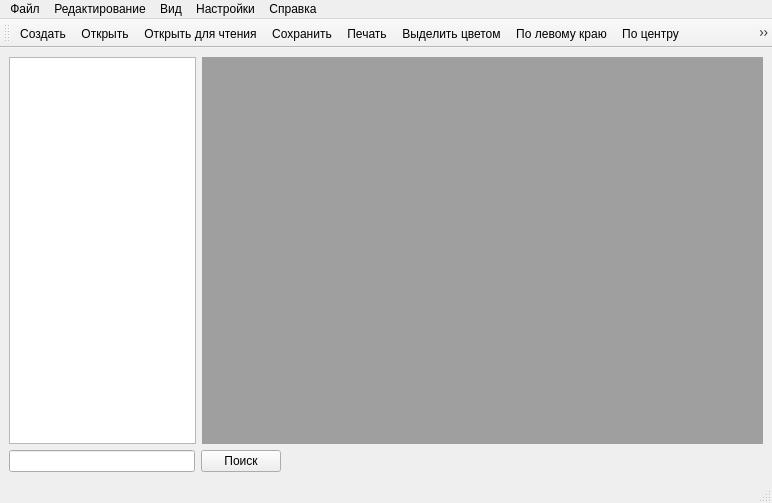
<?xml version="1.0" encoding="UTF-8"?>
<ui version="4.0">
 <class>MainWindow</class>
 <widget class="QMainWindow" name="MainWindow">
  <property name="geometry">
   <rect>
    <x>0</x>
    <y>0</y>
    <width>772</width>
    <height>503</height>
   </rect>
  </property>
  <property name="windowTitle">
   <string>MainWindow</string>
  </property>
  <widget class="QWidget" name="centralwidget">
   <layout class="QVBoxLayout" name="verticalLayout_2" stretch="0,0">
    <item>
     <layout class="QVBoxLayout" name="verticalLayout_4">
      <item>
       <layout class="QHBoxLayout" name="horizontalLayout_3" stretch="1,3">
        <item>
         <widget class="QTreeView" name="treeFileView">
          <property name="sizePolicy">
           <sizepolicy hsizetype="Minimum" vsizetype="Expanding">
            <horstretch>186</horstretch>
            <verstretch>0</verstretch>
           </sizepolicy>
          </property>
          <property name="minimumSize">
           <size>
            <width>186</width>
            <height>0</height>
           </size>
          </property>
         </widget>
        </item>
        <item>
         <widget class="QMdiArea" name="mdiArea"/>
        </item>
       </layout>
      </item>
     </layout>
    </item>
    <item>
     <layout class="QHBoxLayout" name="horizontalLayout_4" stretch="5,0,13">
      <item>
       <widget class="QLineEdit" name="enter_filename_search">
        <property name="sizePolicy">
         <sizepolicy hsizetype="Minimum" vsizetype="Fixed">
          <horstretch>186</horstretch>
          <verstretch>0</verstretch>
         </sizepolicy>
        </property>
        <property name="minimumSize">
         <size>
          <width>186</width>
          <height>0</height>
         </size>
        </property>
       </widget>
      </item>
      <item>
       <widget class="QPushButton" name="Search_file">
        <property name="text">
         <string>Поиск</string>
        </property>
       </widget>
      </item>
      <item>
       <widget class="QLabel" name="label_file_path">
        <property name="text">
         <string/>
        </property>
       </widget>
      </item>
     </layout>
    </item>
   </layout>
  </widget>
  <widget class="QMenuBar" name="menubar">
   <property name="geometry">
    <rect>
     <x>0</x>
     <y>0</y>
     <width>772</width>
     <height>21</height>
    </rect>
   </property>
   <widget class="QMenu" name="file">
    <property name="title">
     <string>Файл</string>
    </property>
    <addaction name="create"/>
    <addaction name="open"/>
    <addaction name="openReadOnly"/>
    <addaction name="save"/>
    <addaction name="print"/>
    <addaction name="separator"/>
    <addaction name="exit"/>
   </widget>
   <widget class="QMenu" name="options">
    <property name="title">
     <string>Настройки</string>
    </property>
    <widget class="QMenu" name="control">
     <property name="title">
      <string>Управление</string>
     </property>
     <addaction name="buttons"/>
    </widget>
    <widget class="QMenu" name="language">
     <property name="title">
      <string>Язык</string>
     </property>
     <addaction name="russian"/>
     <addaction name="english"/>
    </widget>
    <widget class="QMenu" name="theme">
     <property name="title">
      <string>Тема</string>
     </property>
     <addaction name="light"/>
     <addaction name="dark"/>
    </widget>
    <addaction name="control"/>
    <addaction name="language"/>
    <addaction name="theme"/>
   </widget>
   <widget class="QMenu" name="faq">
    <property name="title">
     <string>Справка</string>
    </property>
    <addaction name="aboutProgram"/>
   </widget>
   <widget class="QMenu" name="view">
    <property name="title">
     <string>Вид</string>
    </property>
    <addaction name="treeViewShow"/>
   </widget>
   <widget class="QMenu" name="edit">
    <property name="title">
     <string>Редактирование</string>
    </property>
    <addaction name="Rand_color"/>
    <addaction name="Align_left"/>
    <addaction name="Align_center"/>
    <addaction name="Align_right"/>
    <addaction name="Font"/>
    <addaction name="CopyFormat"/>
    <addaction name="PasteFormat"/>
    <addaction name="Enter_Date"/>
    <addaction name="Enter_time"/>
   </widget>
   <addaction name="file"/>
   <addaction name="edit"/>
   <addaction name="view"/>
   <addaction name="options"/>
   <addaction name="faq"/>
  </widget>
  <widget class="QStatusBar" name="statusbar"/>
  <widget class="QToolBar" name="toolBar">
   <property name="windowTitle">
    <string>toolBar</string>
   </property>
   <attribute name="toolBarArea">
    <enum>TopToolBarArea</enum>
   </attribute>
   <attribute name="toolBarBreak">
    <bool>false</bool>
   </attribute>
   <addaction name="create"/>
   <addaction name="open"/>
   <addaction name="openReadOnly"/>
   <addaction name="save"/>
   <addaction name="print"/>
   <addaction name="Rand_color"/>
   <addaction name="Align_left"/>
   <addaction name="Align_center"/>
   <addaction name="Align_right"/>
   <addaction name="Font"/>
   <addaction name="CopyFormat"/>
   <addaction name="PasteFormat"/>
   <addaction name="Enter_Date"/>
   <addaction name="Enter_time"/>
  </widget>
  <action name="open">
   <property name="icon">
    <iconset resource="OtherRes.qrc">
     <normaloff>:/image/image/icon/9.png</normaloff>:/image/image/icon/9.png</iconset>
   </property>
   <property name="text">
    <string>Открыть</string>
   </property>
  </action>
  <action name="openReadOnly">
   <property name="icon">
    <iconset resource="OtherRes.qrc">
     <normaloff>:/image/image/icon/9_2.png</normaloff>:/image/image/icon/9_2.png</iconset>
   </property>
   <property name="text">
    <string>Открыть для чтения</string>
   </property>
  </action>
  <action name="save">
   <property name="icon">
    <iconset resource="OtherRes.qrc">
     <normaloff>:/image/image/icon/11.png</normaloff>:/image/image/icon/11.png</iconset>
   </property>
   <property name="text">
    <string>Сохранить</string>
   </property>
  </action>
  <action name="buttons">
   <property name="text">
    <string>Клавиши</string>
   </property>
  </action>
  <action name="russian">
   <property name="text">
    <string>Русский</string>
   </property>
  </action>
  <action name="english">
   <property name="text">
    <string>English</string>
   </property>
  </action>
  <action name="light">
   <property name="text">
    <string>Светлая</string>
   </property>
  </action>
  <action name="dark">
   <property name="text">
    <string>Тёмная</string>
   </property>
  </action>
  <action name="exit">
   <property name="text">
    <string>Выход</string>
   </property>
  </action>
  <action name="create">
   <property name="icon">
    <iconset resource="OtherRes.qrc">
     <normaloff>:/image/image/icon/8.png</normaloff>:/image/image/icon/8.png</iconset>
   </property>
   <property name="text">
    <string>Создать</string>
   </property>
  </action>
  <action name="aboutProgram">
   <property name="text">
    <string>О программе</string>
   </property>
  </action>
  <action name="treeViewShow">
   <property name="checkable">
    <bool>true</bool>
   </property>
   <property name="text">
    <string>Проводник</string>
   </property>
  </action>
  <action name="print">
   <property name="icon">
    <iconset resource="OtherRes.qrc">
     <normaloff>:/image/image/icon/10.png</normaloff>:/image/image/icon/10.png</iconset>
   </property>
   <property name="text">
    <string>Печать</string>
   </property>
  </action>
  <action name="Rand_color">
   <property name="icon">
    <iconset resource="OtherRes.qrc">
     <normaloff>:/image/image/icon/5.png</normaloff>:/image/image/icon/5.png</iconset>
   </property>
   <property name="text">
    <string>Выделить цветом</string>
   </property>
  </action>
  <action name="Align_center">
   <property name="icon">
    <iconset resource="OtherRes.qrc">
     <normaloff>:/image/image/icon/4.png</normaloff>:/image/image/icon/4.png</iconset>
   </property>
   <property name="text">
    <string>По центру</string>
   </property>
  </action>
  <action name="Align_left">
   <property name="icon">
    <iconset resource="OtherRes.qrc">
     <normaloff>:/image/image/icon/2.png</normaloff>:/image/image/icon/2.png</iconset>
   </property>
   <property name="text">
    <string>По левому краю</string>
   </property>
   <property name="toolTip">
    <string>По левому краю</string>
   </property>
  </action>
  <action name="Align_right">
   <property name="icon">
    <iconset resource="OtherRes.qrc">
     <normaloff>:/image/image/icon/3.png</normaloff>:/image/image/icon/3.png</iconset>
   </property>
   <property name="text">
    <string>По правому краю</string>
   </property>
   <property name="toolTip">
    <string>По правому краю</string>
   </property>
  </action>
  <action name="Font">
   <property name="icon">
    <iconset resource="OtherRes.qrc">
     <normaloff>:/image/image/icon/1.png</normaloff>:/image/image/icon/1.png</iconset>
   </property>
   <property name="text">
    <string>Шрифт</string>
   </property>
  </action>
  <action name="CopyFormat">
   <property name="icon">
    <iconset resource="OtherRes.qrc">
     <normaloff>:/image/image/icon/6.png</normaloff>:/image/image/icon/6.png</iconset>
   </property>
   <property name="text">
    <string>Копировать формат</string>
   </property>
   <property name="toolTip">
    <string>Копировать формат</string>
   </property>
  </action>
  <action name="PasteFormat">
   <property name="icon">
    <iconset resource="OtherRes.qrc">
     <normaloff>:/image/image/icon/7.png</normaloff>:/image/image/icon/7.png</iconset>
   </property>
   <property name="text">
    <string>Вставить формат</string>
   </property>
   <property name="toolTip">
    <string>Вставить формат</string>
   </property>
  </action>
  <action name="Enter_Date">
   <property name="icon">
    <iconset resource="OtherRes.qrc">
     <normaloff>:/image/image/icon/13.png</normaloff>:/image/image/icon/13.png</iconset>
   </property>
   <property name="text">
    <string>Вставить дату</string>
   </property>
  </action>
  <action name="Enter_time">
   <property name="checkable">
    <bool>false</bool>
   </property>
   <property name="icon">
    <iconset resource="OtherRes.qrc">
     <normaloff>:/image/image/icon/12.png</normaloff>:/image/image/icon/12.png</iconset>
   </property>
   <property name="text">
    <string>Вставить время</string>
   </property>
   <property name="autoRepeat">
    <bool>true</bool>
   </property>
   <property name="visible">
    <bool>true</bool>
   </property>
  </action>
 </widget>
 <resources>
  <include location="OtherRes.qrc"/>
 </resources>
 <connections/>
</ui>
